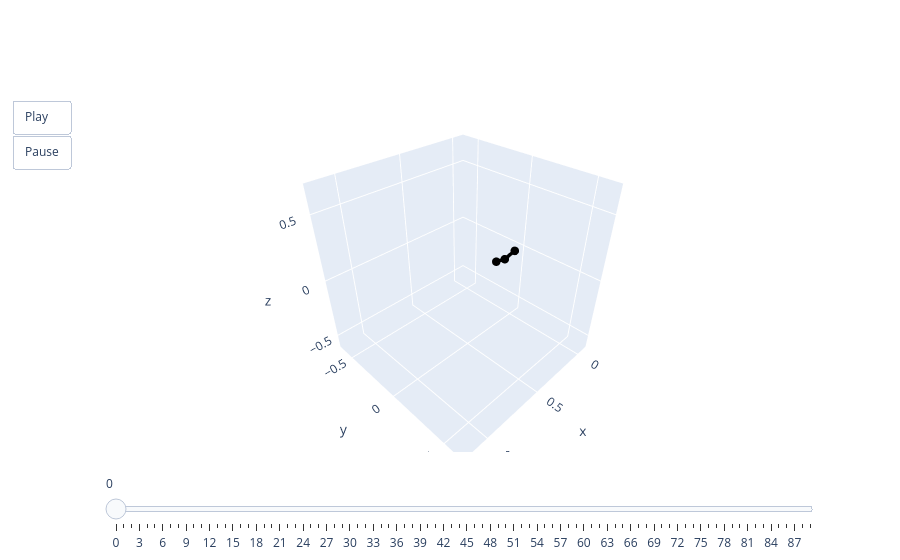

The notebook cell this image was saved under:
### Code cell
animate(pred[0])

### Figure 1 — Plotly figure (JSON) as saved in the notebook; plotly's stock layout.template omitted (floating-point values rounded to 4 significant figures)
{"data": [{"line": {"color": "black", "width": 7}, "marker": {"size": 5}, "mode": "lines+markers", "type": "scatter3d", "x": [0, 0.1134, 0.21], "y": [0, 0, 0], "z": [0, -0.02302, 0]}], "layout": {"scene": {"aspectmode": "cube", "xaxis": {"autorange": false, "range": [-0.11, 1.21]}, "yaxis": {"autorange": false, "range": [-0.66, 0.66]}, "zaxis": {"autorange": false, "range": [-0.618, 0.702]}}, "sliders": [{"steps": [{"args": [["0"], {"frame": {"duration": 0, "redraw": true}, "mode": "immediate"}], "label": "0", "method": "animate"}, {"args": [["1"], {"frame": {"duration": 0, "redraw": true}, "mode": "immediate"}], "label": "1", "method": "animate"}, {"args": [["2"], {"frame": {"duration": 0, "redraw": true}, "mode": "immediate"}], "label": "2", "method": "animate"}, {"args": [["3"], {"frame": {"duration": 0, "redraw": true}, "mode": "immediate"}], "label": "3", "method": "animate"}, {"args": [["4"], {"frame": {"duration": 0, "redraw": true}, "mode": "immediate"}], "label": "4", "method": "animate"}, {"args": [["5"], {"frame": {"duration": 0, "redraw": true}, "mode": "immediate"}], "label": "5", "method": "animate"}, {"args": [["6"], {"frame": {"duration": 0, "redraw": true}, "mode": "immediate"}], "label": "6", "method": "animate"}, {"args": [["7"], {"frame": {"duration": 0, "redraw": true}, "mode": "immediate"}], "label": "7", "method": "animate"}, {"args": [["8"], {"frame": {"duration": 0, "redraw": true}, "mode": "immediate"}], "label": "8", "method": "animate"}, {"args": [["9"], {"frame": {"duration": 0, "redraw": true}, "mode": "immediate"}], "label": "9", "method": "animate"}, {"args": [["10"], {"frame": {"duration": 0, "redraw": true}, "mode": "immediate"}], "label": "10", "method": "animate"}, {"args": [["11"], {"frame": {"duration": 0, "redraw": true}, "mode": "immediate"}], "label": "11", "method": "animate"}, {"args": [["12"], {"frame": {"duration": 0, "redraw": true}, "mode": "immediate"}], "label": "12", "method": "animate"}, {"args": [["13"], {"frame": {"duration": 0, "redraw": true}, "mode": "immediate"}], "label": "13", "method": "animate"}, {"args": [["14"], {"frame": {"duration": 0, "redraw": true}, "mode": "immediate"}], "label": "14", "method": "animate"}, {"args": [["15"], {"frame": {"duration": 0, "redraw": true}, "mode": "immediate"}], "label": "15", "method": "animate"}, {"args": [["16"], {"frame": {"duration": 0, "redraw": true}, "mode": "immediate"}], "label": "16", "method": "animate"}, {"args": [["17"], {"frame": {"duration": 0, "redraw": true}, "mode": "immediate"}], "label": "17", "method": "animate"}, {"args": [["18"], {"frame": {"duration": 0, "redraw": true}, "mode": "immediate"}], "label": "18", "method": "animate"}, {"args": [["19"], {"frame": {"duration": 0, "redraw": true}, "mode": "immediate"}], "label": "19", "method": "animate"}, {"args": [["20"], {"frame": {"duration": 0, "redraw": true}, "mode": "immediate"}], "label": "20", "method": "animate"}, {"args": [["21"], {"frame": {"duration": 0, "redraw": true}, "mode": "immediate"}], "label": "21", "method": "animate"}, {"args": [["22"], {"frame": {"duration": 0, "redraw": true}, "mode": "immediate"}], "label": "22", "method": "animate"}, {"args": [["23"], {"frame": {"duration": 0, "redraw": true}, "mode": "immediate"}], "label": "23", "method": "animate"}, {"args": [["24"], {"frame": {"duration": 0, "redraw": true}, "mode": "immediate"}], "label": "24", "method": "animate"}, {"args": [["25"], {"frame": {"duration": 0, "redraw": true}, "mode": "immediate"}], "label": "25", "method": "animate"}, {"args": [["26"], {"frame": {"duration": 0, "redraw": true}, "mode": "immediate"}], "label": "26", "method": "animate"}, {"args": [["27"], {"frame": {"duration": 0, "redraw": true}, "mode": "immediate"}], "label": "27", "method": "animate"}, {"args": [["28"], {"frame": {"duration": 0, "redraw": true}, "mode": "immediate"}], "label": "28", "method": "animate"}, {"args": [["29"], {"frame": {"duration": 0, "redraw": true}, "mode": "immediate"}], "label": "29", "method": "animate"}, {"args": [["30"], {"frame": {"duration": 0, "redraw": true}, "mode": "immediate"}], "label": "30", "method": "animate"}, {"args": [["31"], {"frame": {"duration": 0, "redraw": true}, "mode": "immediate"}], "label": "31", "method": "animate"}, {"args": [["32"], {"frame": {"duration": 0, "redraw": true}, "mode": "immediate"}], "label": "32", "method": "animate"}, {"args": [["33"], {"frame": {"duration": 0, "redraw": true}, "mode": "immediate"}], "label": "33", "method": "animate"}, {"args": [["34"], {"frame": {"duration": 0, "redraw": true}, "mode": "immediate"}], "label": "34", "method": "animate"}, {"args": [["35"], {"frame": {"duration": 0, "redraw": true}, "mode": "immediate"}], "label": "35", "method": "animate"}, {"args": [["36"], {"frame": {"duration": 0, "redraw": true}, "mode": "immediate"}], "label": "36", "method": "animate"}, {"args": [["37"], {"frame": {"duration": 0, "redraw": true}, "mode": "immediate"}], "label": "37", "method": "animate"}, {"args": [["38"], {"frame": {"duration": 0, "redraw": true}, "mode": "immediate"}], "label": "38", "method": "animate"}, {"args": [["39"], {"frame": {"duration": 0, "redraw": true}, "mode": "immediate"}], "label": "39", "method": "animate"}, {"args": [["40"], {"frame": {"duration": 0, "redraw": true}, "mode": "immediate"}], "label": "40", "method": "animate"}, {"args": [["41"], {"frame": {"duration": 0, "redraw": true}, "mode": "immediate"}], "label": "41", "method": "animate"}, {"args": [["42"], {"frame": {"duration": 0, "redraw": true}, "mode": "immediate"}], "label": "42", "method": "animate"}, {"args": [["43"], {"frame": {"duration": 0, "redraw": true}, "mode": "immediate"}], "label": "43", "method": "animate"}, {"args": [["44"], {"frame": {"duration": 0, "redraw": true}, "mode": "immediate"}], "label": "44", "method": "animate"}, {"args": [["45"], {"frame": {"duration": 0, "redraw": true}, "mode": "immediate"}], "label": "45", "method": "animate"}, {"args": [["46"], {"frame": {"duration": 0, "redraw": true}, "mode": "immediate"}], "label": "46", "method": "animate"}, {"args": [["47"], {"frame": {"duration": 0, "redraw": true}, "mode": "immediate"}], "label": "47", "method": "animate"}, {"args": [["48"], {"frame": {"duration": 0, "redraw": true}, "mode": "immediate"}], "label": "48", "method": "animate"}, {"args": [["49"], {"frame": {"duration": 0, "redraw": true}, "mode": "immediate"}], "label": "49", "method": "animate"}, {"args": [["50"], {"frame": {"duration": 0, "redraw": true}, "mode": "immediate"}], "label": "50", "method": "animate"}, {"args": [["51"], {"frame": {"duration": 0, "redraw": true}, "mode": "immediate"}], "label": "51", "method": "animate"}, {"args": [["52"], {"frame": {"duration": 0, "redraw": true}, "mode": "immediate"}], "label": "52", "method": "animate"}, {"args": [["53"], {"frame": {"duration": 0, "redraw": true}, "mode": "immediate"}], "label": "53", "method": "animate"}, {"args": [["54"], {"frame": {"duration": 0, "redraw": true}, "mode": "immediate"}], "label": "54", "method": "animate"}, {"args": [["55"], {"frame": {"duration": 0, "redraw": true}, "mode": "immediate"}], "label": "55", "method": "animate"}, {"args": [["56"], {"frame": {"duration": 0, "redraw": true}, "mode": "immediate"}], "label": "56", "method": "animate"}, {"args": [["57"], {"frame": {"duration": 0, "redraw": true}, "mode": "immediate"}], "label": "57", "method": "animate"}, {"args": [["58"], {"frame": {"duration": 0, "redraw": true}, "mode": "immediate"}], "label": "58", "method": "animate"}, {"args": [["59"], {"frame": {"duration": 0, "redraw": true}, "mode": "immediate"}], "label": "59", "method": "animate"}, {"args": [["60"], {"frame": {"duration": 0, "redraw": true}, "mode": "immediate"}], "label": "60", "method": "animate"}, {"args": [["61"], {"frame": {"duration": 0, "redraw": true}, "mode": "immediate"}], "label": "61", "method": "animate"}, {"args": [["62"], {"frame": {"duration": 0, "redraw": true}, "mode": "immediate"}], "label": "62", "method": "animate"}, {"args": [["63"], {"frame": {"duration": 0, "redraw": true}, "mode": "immediate"}], "label": "63", "method": "animate"}, {"args": [["64"], {"frame": {"duration": 0, "redraw": true}, "mode": "immediate"}], "label": "64", "method": "animate"}, {"args": [["65"], {"frame": {"duration": 0, "redraw": true}, "mode": "immediate"}], "label": "65", "method": "animate"}, {"args": [["66"], {"frame": {"duration": 0, "redraw": true}, "mode": "immediate"}], "label": "66", "method": "animate"}, {"args": [["67"], {"frame": {"duration": 0, "redraw": true}, "mode": "immediate"}], "label": "67", "method": "animate"}, {"args": [["68"], {"frame": {"duration": 0, "redraw": true}, "mode": "immediate"}], "label": "68", "method": "animate"}, {"args": [["69"], {"frame": {"duration": 0, "redraw": true}, "mode": "immediate"}], "label": "69", "method": "animate"}, {"args": [["70"], {"frame": {"duration": 0, "redraw": true}, "mode": "immediate"}], "label": "70", "method": "animate"}, {"args": [["71"], {"frame": {"duration": 0, "redraw": true}, "mode": "immediate"}], "label": "71", "method": "animate"}, {"args": [["72"], {"frame": {"duration": 0, "redraw": true}, "mode": "immediate"}], "label": "72", "method": "animate"}, {"args": [["73"], {"frame": {"duration": 0, "redraw": true}, "mode": "immediate"}], "label": "73", "method": "animate"}, {"args": [["74"], {"frame": {"duration": 0, "redraw": true}, "mode": "immediate"}], "label": "74", "method": "animate"}, {"args": [["75"], {"frame": {"duration": 0, "redraw": true}, "mode": "immediate"}], "label": "75", "method": "animate"}, {"args": [["76"], {"frame": {"duration": 0, "redraw": true}, "mode": "immediate"}], "label": "76", "method": "animate"}, {"args": [["77"], {"frame": {"duration": 0, "redraw": true}, "mode": "immediate"}], "label": "77", "method": "animate"}, {"args": [["78"], {"frame": {"duration": 0, "redraw": true}, "mode": "immediate"}], "label": "78", "method": "animate"}, {"args": [["79"], {"frame": {"duration": 0, "redraw": true}, "mode": "immediate"}], "label": "79", "method": "animate"}, {"args": [["80"], {"frame": {"duration": 0, "redraw": true}, "mode": "immediate"}], "label": "80", "method": "animate"}, {"args": [["81"], {"frame": {"duration": 0, "redraw": true}, "mode": "immediate"}], "label": "81", "method": "animate"}, {"args": [["82"], {"frame": {"duration": 0, "redraw": true}, "mode": "immediate"}], "label": "82", "method": "animate"}, {"args": [["83"], {"frame": {"duration": 0, "redraw": true}, "mode": "immediate"}], "label": "83", "method": "animate"}, {"args": [["84"], {"frame": {"duration": 0, "redraw": true}, "mode": "immediate"}], "label": "84", "method": "animate"}, {"args": [["85"], {"frame": {"duration": 0, "redraw": true}, "mode": "immediate"}], "label": "85", "method": "animate"}, {"args": [["86"], {"frame": {"duration": 0, "redraw": true}, "mode": "immediate"}], "label": "86", "method": "animate"}, {"args": [["87"], {"frame": {"duration": 0, "redraw": true}, "mode": "immediate"}], "label": "87", "method": "animate"}, {"args": [["88"], {"frame": {"duration": 0, "redraw": true}, "mode": "immediate"}], "label": "88", "method": "animate"}, {"args": [["89"], {"frame": {"duration": 0, "redraw": true}, "mode": "immediate"}], "label": "89", "method": "animate"}]}], "updatemenus": [{"buttons": [{"args": [null, {"frame": {"duration": 50, "redraw": true}, "fromcurrent": true}], "label": "Play", "method": "animate"}, {"args": [[null], {"frame": {"duration": 0, "redraw": true}, "mode": "immediate"}], "label": "Pause", "method": "animate"}], "showactive": false, "type": "buttons"}]}}
